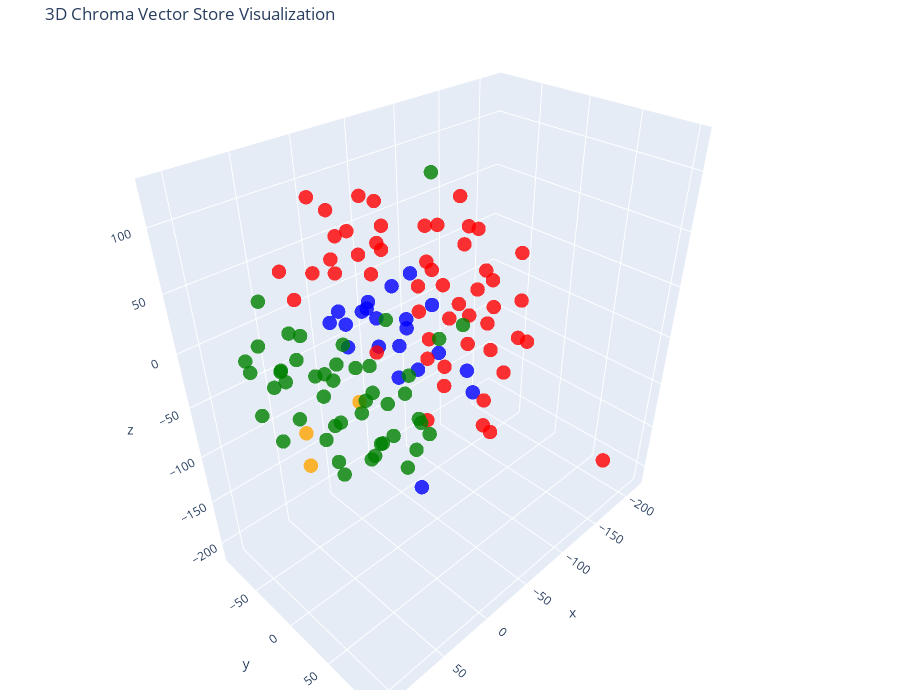

Notebook source saved alongside this figure:
### Code cell
# Visualize this in 3D 
tsne = TSNE(n_components=3, random_state=42)
reduced_vectors = tsne.fit_transform(vectors)

# Create the 3D scatter plot
fig = go.Figure(data=[go.Scatter3d(
    x=reduced_vectors[:, 0],
    y=reduced_vectors[:, 1],
    z=reduced_vectors[:, 2],
    mode='markers',
    marker=dict(size=5, color=colors, opacity=0.8),
    text=[f"Type: {t}<br>Text: {d[:100]}..." for t, d in zip(doc_types, documents)],
    hoverinfo='text'
)])

fig.update_layout(
    title='3D Chroma Vector Store Visualization',
    scene=dict(xaxis_title='x', yaxis_title='y', zaxis_title='z'),
    width=900,
    height=700,
    margin=dict(r=20, b=10, l=10, t=40)
)

fig.show()

### Figure 1 — Plotly figure (JSON) as saved in the notebook; plotly's stock layout.template omitted (floating-point values rounded to 4 significant figures)
{"data": [{"hoverinfo": "text", "marker": {"color": ["blue", "blue", "blue", "blue", "blue", "blue", "blue", "blue", "blue", "blue", "blue", "blue", "blue", "blue", "blue", "blue", "blue", "blue", "blue", "blue", "blue", "red", "red", "red", "red", "red", "red", "red", "red", "red", "red", "red", "red", "red", "red", "red", "red", "red", "red", "red", "red", "red", "red", "red", "red", "red", "red", "red", "red", "red", "red", "red", "red", "red", "red", "red", "red", "red", "red", "red", "red", "red", "red", "red", "red", "red", "red", "red", "red", "red", "red", "red", "red", "orange", "orange", "orange", "green", "green", "green", "green", "green", "green", "green", "green", "green", "green", "green", "green", "green", "green", "green", "green", "green", "green", "green", "green", "green", "green", "green", "green", "green", "green", "green", "green", "green", "green", "green", "green", "green", "green", "green", "green", "green", "green", "green", "green", "green", "green", "green", "green", "green", "green", "green"], "opacity": 0.8, "size": 5}, "mode": "markers", "text": ["Type: products<br>Text: # Product Summary\n\n# Rellm: AI-Powered Enterprise Reinsurance Solution\n\n## Summary\n\nRellm is an inno...", "Type: products<br>Text: ### Seamless Integrations\nRellm's architecture is designed for effortless integration with existing ...", "Type: products<br>Text: ### Regulatory Compliance Tools\nRellm includes built-in compliance tracking features to help organiz...", "Type: products<br>Text: Join the growing number of organizations leveraging Rellm to enhance their reinsurance processes whi...", "Type: products<br>Text: Experience the future of reinsurance with Rellm, where innovation meets reliability. Let Insurellm h...", "Type: products<br>Text: # Product Summary\n\n# Markellm\n\n## Summary\n\nMarkellm is an innovative two-sided marketplace designed ...", "Type: products<br>Text: - **User-Friendly Interface**: Designed with user experience in mind, Markellm features an intuitive...", "Type: products<br>Text: - **Customer Support**: Our dedicated support team is always available to assist both consumers and ...", "Type: products<br>Text: ### For Insurance Companies:\n- **Basic Listing Fee**: $199/month for a featured listing on the platf...", "Type: products<br>Text: ### Q3 2025\n- Initiate a comprehensive marketing campaign targeting both consumers and insurers to i...", "Type: products<br>Text: # Product Summary\n\n# Homellm\n\n## Summary\nHomellm is an innovative home insurance product developed b...", "Type: products<br>Text: ### 2. Dynamic Pricing Model\nWith Homellm's innovative dynamic pricing model, insurance providers ca...", "Type: products<br>Text: ### 5. Multi-Channel Integration\nHomellm seamlessly integrates into existing insurance platforms, pr...", "Type: products<br>Text: - **Basic Tier:** Starting at $5,000/month for small insurers with basic integration features.\n- **S...", "Type: products<br>Text: All tiers include a comprehensive training program and ongoing updates to ensure optimal performance...", "Type: products<br>Text: With Homellm, Insurellm is committed to transforming the landscape of home insurance, ensuring both ...", "Type: products<br>Text: # Product Summary\n\n# Carllm\n\n## Summary\n\nCarllm is an innovative auto insurance product developed by...", "Type: products<br>Text: - **Instant Quoting**: With Carllm, insurance companies can offer near-instant quotes to customers, ...", "Type: products<br>Text: - **Mobile Integration**: Carllm is designed to work seamlessly with mobile applications, providing ...", "Type: products<br>Text: - **Professional Tier**: $2,500/month\n  - For medium-sized companies.\n  - All Basic Tier features pl...", "Type: products<br>Text: ### Q2 2025: Customer Experience Improvements\n- Launch of a new **mobile app** for end-users.\n- Intr...", "Type: contracts<br>Text: # Contract with GreenField Holdings for Markellm\n\n**Effective Date:** November 15, 2023  \n**Contract...", "Type: contracts<br>Text: ## Renewal\n1. **Automatic Renewal**: This contract will automatically renew for sequential one-year ...", "Type: contracts<br>Text: ## Features\n1. **AI-Powered Matching**: Access to advanced algorithms that connect GreenField Holdin...", "Type: contracts<br>Text: ## Support\n1. **Customer Support Access**: The Client will have access to dedicated support through ...", "Type: contracts<br>Text: **Signatures:**  \n_________________________                           _________________________  \n**...", "Type: contracts<br>Text: # Contract with Apex Reinsurance for Rellm: AI-Powered Enterprise Reinsurance Solution\n\n## Terms\n\n1....", "Type: contracts<br>Text: ## Renewal\n\n1. **Automatic Renewal**: This Agreement will automatically renew for successive one-yea...", "Type: contracts<br>Text: 2. **Seamless Integrations**: The architecture of Rellm allows for easy integration with existing sy...", "Type: contracts<br>Text: 1. **Technical Support**: Provider shall offer dedicated technical support to the Client via phone, ...", "Type: contracts<br>Text: **Insurellm, Inc.**  \n_____________________________  \nAuthorized Signature   \nDate: ________________...", "Type: contracts<br>Text: # Contract with Greenstone Insurance for Homellm\n\n---\n\n## Terms\n\n1. **Parties**: This Contract (\"Agr...", "Type: contracts<br>Text: 4. **Payment Terms**: \n   - The Customer shall pay an amount of $10,000 per month for the Standard T...", "Type: contracts<br>Text: ---\n\n## Features\n\n- **AI-Powered Risk Assessment**: Customer will have access to enhanced risk evalu...", "Type: contracts<br>Text: - **Customer Portal**: A dedicated portal will be provided, allowing the Customer's clients to manag...", "Type: contracts<br>Text: ______________________________  \n[Name], [Title]  \nDate: ______________________\n\n**For Greenstone In...", "Type: contracts<br>Text: # Contract with Roadway Insurance Inc. for Carllm\n\n---\n\n## Terms\n\n1. **Agreement Effective Date**: T...", "Type: contracts<br>Text: ---\n\n## Renewal\n\n1. **Automatic Renewal**: This agreement will automatically renew for an additional...", "Type: contracts<br>Text: ---\n\n## Features\n\n1. **Access to Core Features**: Roadway Insurance Inc. will have access to all Pro...", "Type: contracts<br>Text: ---\n\n## Support\n\n1. **Technical Support**: Roadway Insurance Inc. will receive priority technical su...", "Type: contracts<br>Text: # Contract with Stellar Insurance Co. for Rellm\n\n## Terms\nThis contract is made between **Insurellm*...", "Type: contracts<br>Text: ### Termination\nEither party may terminate this agreement with a **30-day written notice**. In the e...", "Type: contracts<br>Text: ## Features\nStellar Insurance Co. will receive access to the following features of the Rellm product...", "Type: contracts<br>Text: ## Support\nInsurellm provides Stellar Insurance Co. with the following support services:\n\n- **24/7 T...", "Type: contracts<br>Text: # Contract with TechDrive Insurance for Carllm\n\n**Contract Date:** October 1, 2024  \n**Contract Dura...", "Type: contracts<br>Text: ## Renewal\n\n1. **Automatic Renewal**: This contract shall automatically renew for additional one-yea...", "Type: contracts<br>Text: ## Support\n\n1. **Customer Support**: Insurellm will provide 24/7 customer support to TechDrive Insur...", "Type: contracts<br>Text: **TechDrive Insurance Representative:**  \nName: Sarah Johnson  \nTitle: Operations Director  \nDate: _...", "Type: contracts<br>Text: # Contract with Belvedere Insurance for Markellm\n\n## Terms\nThis Contract (\"Agreement\") is made and e...", "Type: contracts<br>Text: ## Renewal\n1. **Renewal Terms**: This Agreement may be renewed for additional one-year terms upon mu...", "Type: contracts<br>Text: ## Features\n1. **AI-Powered Matching**: Belvedere Insurance will benefit from Markellm's AI-powered ...", "Type: contracts<br>Text: ## Support\n1. **Technical Support**: Technical support will be available from 9 AM to 7 PM EST, Mond...", "Type: contracts<br>Text: **Belvedere Insurance**  \nSignature: ______________________  \nName: [Authorized Signatory]  \nTitle: ...", "Type: contracts<br>Text: # Contract with Velocity Auto Solutions for Carllm\n\n**Contract Date:** October 1, 2023  \n**Contract ...", "Type: contracts<br>Text: ## Renewal\n\n1. **Automatic Renewal**: This contract will automatically renew for successive 12-month...", "Type: contracts<br>Text: ## Support\n\n1. **Customer Support**: Velocity Auto Solutions will have access to Insurellm’s custome...", "Type: contracts<br>Text: # Contract with GreenValley Insurance for Homellm\n\n**Contract Date:** October 6, 2023  \n**Contract N...", "Type: contracts<br>Text: 4. **Confidentiality:** Both parties agree to maintain the confidentiality of proprietary informatio...", "Type: contracts<br>Text: 1. **AI-Powered Risk Assessment:** Access to advanced AI algorithms for real-time risk evaluations.\n...", "Type: contracts<br>Text: 3. **Regular Updates:** Insurellm will offer ongoing updates and enhancements to the Homellm platfor...", "Type: contracts<br>Text: # Contract with EverGuard Insurance for Rellm: AI-Powered Enterprise Reinsurance Solution\n\n**Contrac...", "Type: contracts<br>Text: 4. **Usage Rights**: EverGuard Insurance is granted a non-exclusive, non-transferable license to acc...", "Type: contracts<br>Text: 1. **Core Functionality**: Rellm provides EverGuard Insurance with advanced AI-driven analytics, sea...", "Type: contracts<br>Text: 1. **Customer Support**: Insurellm will provide EverGuard Insurance with 24/7 customer support, incl...", "Type: contracts<br>Text: ---\n\n**Signatures**  \n**For Insurellm**: __________________________  \n**Name**: John Smith  \n**Title...", "Type: contracts<br>Text: # Contract with BrightWay Solutions for Markellm\n\n**Contract Date:** October 5, 2023  \n**Contract ID...", "Type: contracts<br>Text: 3. **Service Level Agreement (SLA):**  \n   Insurellm commits to a 99.9% uptime for the platform with...", "Type: contracts<br>Text: 2. **Real-Time Quote Availability:**  \n   Consumers sourced via BrightWay Solutions will receive rea...", "Type: contracts<br>Text: 3. **Training and Onboarding:**  \n   Insurellm agrees to provide one free training session on how to...", "Type: contracts<br>Text: # Contract with Pinnacle Insurance Co. for Homellm\n\n## Terms\nThis contract (\"Contract\") is entered i...", "Type: contracts<br>Text: ## Renewal\n1. **Renewal Terms**: At the end of the initial term, this Contract shall automatically r...", "Type: contracts<br>Text: ## Features\n1. **AI-Powered Risk Assessment**: Utilized for tailored underwriting decisions specific...", "Type: contracts<br>Text: ## Support\n1. **Technical Support**: Insurellm shall provide 24/7 technical support via an email and...", "Type: company<br>Text: # Overview of Insurellm\n\nInsurellm is an innovative insurance tech firm with 200 employees across th...", "Type: company<br>Text: # Careers at Insurellm\n\nInsurellm is hiring! We are looking for talented software engineers, data sc...", "Type: company<br>Text: # About Insurellm\n\nInsurellm was founded by Avery Lancaster in 2015 as an insurance tech startup des...", "Type: employees<br>Text: # HR Record\n\n# Alex Chen\n\n## Summary\n- **Date of Birth:** March 15, 1990  \n- **Job Title:** Backend ...", "Type: employees<br>Text: ## Annual Performance History\n- **2020:**  \n  - Completed onboarding successfully.  \n  - Met expecta...", "Type: employees<br>Text: ## Compensation History\n- **2020:** Base Salary: $80,000  \n- **2021:** Base Salary Increase to $90,0...", "Type: employees<br>Text: Alex Chen continues to be a vital asset at Insurellm, contributing significantly to innovative backe...", "Type: employees<br>Text: # HR Record\n\n# Oliver Spencer\n\n## Summary\n- **Date of Birth**: May 14, 1990  \n- **Job Title**: Backe...", "Type: employees<br>Text: ## Annual Performance History\n- **2018**: **3/5** - Adaptable team player but still learning to take...", "Type: employees<br>Text: ## Compensation History\n- **March 2018**: Initial salary of $80,000.\n- **July 2019**: Salary increas...", "Type: employees<br>Text: # HR Record\n\n# Emily Tran\n\n## Summary\n- **Date of Birth:** March 18, 1991  \n- **Job Title:** Digital...", "Type: employees<br>Text: - **January 2017 - May 2018**: Marketing Intern  \n  - Supported the Marketing team by collaborating ...", "Type: employees<br>Text: - **2021**:  \n  - Performance Rating: Meets Expectations  \n  - Key Achievements: Contributed to the ...", "Type: employees<br>Text: - **Professional Development Goals**:  \n  - Emily Tran aims to become a Marketing Manager within the...", "Type: employees<br>Text: # HR Record\n\n# Jordan Blake\n\n## Summary\n- **Date of Birth:** March 15, 1993  \n- **Job Title:** Sales...", "Type: employees<br>Text: ## Annual Performance History\n- **2021:** First year at Insurellm; achieved 90% of monthly targets. ...", "Type: employees<br>Text: ## Other HR Notes\n- Jordan has shown an interest in continuing education, actively participating in ...", "Type: employees<br>Text: # Avery Lancaster\n\n## Summary\n- **Date of Birth**: March 15, 1985  \n- **Job Title**: Co-Founder & Ch...", "Type: employees<br>Text: - **2010 - 2013**: Business Analyst at Edge Analytics  \n  Prior to joining Innovate, Avery worked as...", "Type: employees<br>Text: - **2018**: **Exceeds Expectations**  \n  Under Avery’s pivoted vision, Insurellm launched two new su...", "Type: employees<br>Text: - **2022**: **Satisfactory**  \n  Avery focused on rebuilding team dynamics and addressing employee c...", "Type: employees<br>Text: ## Compensation History\n- **2015**: $150,000 base salary + Significant equity stake  \n- **2016**: $1...", "Type: employees<br>Text: ## Other HR Notes\n- **Professional Development**: Avery has actively participated in leadership trai...", "Type: employees<br>Text: # HR Record\n\n# Maxine Thompson\n\n## Summary\n- **Date of Birth:** January 15, 1991  \n- **Job Title:** ...", "Type: employees<br>Text: ## Insurellm Career Progression\n- **January 2017 - October 2018**: **Junior Data Engineer**  \n  * Ma...", "Type: employees<br>Text: ## Annual Performance History\n- **2017**: *Meets Expectations*  \n  Maxine showed potential in her ro...", "Type: employees<br>Text: - **2021**: *Exceeds Expectations*  \n  Maxine spearheaded the transition to a new data warehousing s...", "Type: employees<br>Text: ## Compensation History\n- **2017**: $70,000 (Junior Data Engineer)  \n- **2018**: $75,000 (Junior Dat...", "Type: employees<br>Text: # Samantha Greene\n\n## Summary\n- **Date of Birth:** October 14, 1990\n- **Job Title:** HR Generalist\n-...", "Type: employees<br>Text: ## Annual Performance History\n- **2020:** Exceeds Expectations  \n  Samantha Greene demonstrated exce...", "Type: employees<br>Text: ## Compensation History\n- **2020:** Base Salary - $55,000  \n  The entry-level salary matched industr...", "Type: employees<br>Text: - **2023:** Base Salary - $70,000  \n  Recognized for substantial improvement in employee relations m...", "Type: employees<br>Text: # HR Record\n\n# Alex Thomson\n\n## Summary\n- **Date of Birth:** March 15, 1995  \n- **Job Title:** Sales...", "Type: employees<br>Text: ## Annual Performance History  \n- **2022** - Rated as \"Exceeds Expectations.\" Alex Thomson achieved ...", "Type: employees<br>Text: ## Other HR Notes\n- Alex Thomson is an active member of the Diversity and Inclusion committee at Ins...", "Type: employees<br>Text: # HR Record\n\n# Samuel Trenton\n\n## Summary\n- **Date of Birth:** April 12, 1989  \n- **Job Title:** Sen...", "Type: employees<br>Text: ## Annual Performance History\n- **2023:** Rating: 4.5/5  \n  *Samuel exceeded expectations, successfu...", "Type: employees<br>Text: ## Compensation History\n- **2023:** Base Salary: $115,000 + Bonus: $15,000  \n  *Annual bonus based o...", "Type: employees<br>Text: - **Engagement in Company Culture:** Regularly participates in team-building events and contributes ...", "Type: employees<br>Text: # HR Record\n\n# Alex Harper\n\n## Summary\n- **Date of Birth**: March 15, 1993  \n- **Job Title**: Sales ...", "Type: employees<br>Text: ## Annual Performance History  \n- **2021**:  \n  - **Performance Rating**: 4.5/5  \n  - **Key Achievem...", "Type: employees<br>Text: - **2022**:  \n  - **Base Salary**: $65,000 (Promotion to Senior SDR)  \n  - **Bonus**: $13,000 (20% o...", "Type: employees<br>Text: # HR Record\n\n# Jordan K. Bishop\n\n## Summary\n- **Date of Birth:** March 15, 1990\n- **Job Title:** Fro...", "Type: employees<br>Text: ## Annual Performance History\n- **2019:** Exceeds Expectations - Continuously delivered high-quality...", "Type: employees<br>Text: ## Compensation History\n- **June 2018:** Starting Salary - $85,000\n- **June 2019:** Salary Increase ...", "Type: employees<br>Text: ## Other HR Notes\n- Jordan K. Bishop has been an integral part of club initiatives, including the In...", "Type: employees<br>Text: # HR Record\n\n# Emily Carter\n\n## Summary\n- **Date of Birth:** August 12, 1990  \n- **Job Title:** Acco...", "Type: employees<br>Text: - **2017-2019:** Marketing Intern  \n  - Assisted with market research and campaign development for s...", "Type: employees<br>Text: ## Compensation History\n| Year | Base Salary | Bonus         | Total Compensation |\n|------|--------...", "Type: employees<br>Text: Emily Carter exemplifies the kind of talent that drives Insurellm's success and is an invaluable ass..."], "type": "scatter3d", "x": [-30.58, -65.94, -54.94, 4.575, -52.99, 37.69, 39.98, -43.78, 18.86, 29.06, -21.81, -20.62, -43.05, -68.12, 5.447, -35.44, 59.85, 66.11, 48.1, 32.83, 33.88, -89.53, -31.63, 6.883, -94.64, -75.97, -51.83, 28.8, -81.87, -42.15, -55.47, 34.05, -92.65, -216.5, -57.06, -83.3, 6.987, -3.62, -32.12, 13.44, -51.47, -26.53, -15.25, -29.16, 5.089, 6.932, 56.5, 20.7, -2.104, -46.53, 9.15, -49.18, -75.56, 32.68, 19.58, 66.69, -86.0, -90.2, -10.37, -60.28, -36.63, -11.77, -28.46, -86.23, -37.06, -27.76, -17.64, 11.22, -32.0, -82.26, -26.17, -2.647, 20.28, 67.43, 72.91, 50.54, 40.1, -10.48, 24.62, -62.83, 65.25, -10.63, -39.35, 60.88, -24.17, -31.34, 104.6, 56.19, 29.69, 33.73, 69.04, 81.82, 93.22, 108.0, -13.5, 51.62, -45.52, 45.77, -19.63, -28.7, -3.522, 75.65, 2.17, 30.95, 58.94, -95.73, 6.76, -80.38, 90.97, 5.324, -2.2, 20.38, 61.11, 8.998, 30.78, 76.33, 7.344, -0.5372, 57.51, 55.78, -8.755, 36.32, 94.82], "y": [-28.46, -46.2, -9.33, -22.41, -38.14, 54.48, 76.0, 46.51, 42.82, 25.0, -38.42, -10.78, 10.07, 17.19, -50.78, -64.81, 13.92, 39.99, 38.55, 69.25, -3.982, -8.054, -38.71, 102.8, -43.41, 18.69, -11.78, 71.85, -24.29, 77.62, 28.23, -15.32, 57.69, 68.05, 51.38, -7.355, -30.35, -58.98, -69.23, 2.977, 41.66, 47.19, 28.32, 53.84, -0.5386, -6.146, -30.0, 22.73, -90.83, -63.59, 68.77, 83.31, 61.2, -16.55, -30.97, -27.72, 25.86, 24.13, 48.76, 25.77, 9.868, 21.7, 3.973, -48.56, 2.703, 79.65, 82.04, 75.17, 66.6, 57.93, -56.2, 94.51, -55.55, -19.11, -10.59, 26.74, -39.95, -82.28, 0.2684, -75.99, -41.71, -70.62, 7.238, -71.21, 1.806, -2.106, 10.0, -75.48, -80.12, -79.97, 11.34, -18.08, 0.6285, -16.46, 19.88, -10.52, -28.87, -45.02, -48.37, -58.11, 13.23, 30.77, -38.97, 38.23, 46.65, -14.16, 25.07, -27.49, -37.89, -31.1, -6.39, -49.02, 15.45, -4.177, 14.89, -72.17, -63.88, 43.09, -87.98, -44.67, -23.61, -17.97, 47.15], "z": [24.41, 15.11, 5.429, 19.39, -19.5, 15.76, 34.31, -44.53, 40.71, 22.32, -5.077, -17.68, -24.93, -51.25, 7.542, -6.9, 50.29, 46.62, 66.68, -77.21, 29.37, 46.27, 71.07, 6.34, 49.34, 72.96, 43.77, -15.64, 6.518, -8.974, 85.08, 111.7, -15.37, -211.8, -9.125, 88.33, 82.61, 65.23, 35.86, -0.7748, 41.39, 42.15, 9.348, 10.73, 83.29, 57.86, 47.8, 92.15, 22.51, 78.44, 17.39, 20.29, 68.96, 75.13, 53.89, 74.52, 29.17, 2.796, -19.56, 8.791, 50.81, 51.93, 16.5, -80.58, 83.05, -55.2, 45.7, 59.2, 73.79, 26.13, 91.0, -25.24, 104.2, -91.2, -50.17, -12.81, -30.65, -65.95, -40.61, -41.24, -23.93, -40.08, 123.1, 31.02, -119.0, -91.78, -26.11, -51.85, -40.37, -13.01, -6.529, 7.004, 21.15, 28.4, -72.88, -7.625, -68.27, 6.443, -55.13, -93.25, -42.13, -49.9, -41.45, -48.54, -48.09, -33.5, -104.0, -46.67, -39.18, -81.41, -62.26, -96.6, -81.77, -95.91, -82.69, -25.34, -64.2, -62.77, -17.71, -66.5, -118.0, -65.66, -8.068]}], "layout": {"height": 700, "margin": {"b": 10, "l": 10, "r": 20, "t": 40}, "scene": {"xaxis": {"title": {"text": "x"}}, "yaxis": {"title": {"text": "y"}}, "zaxis": {"title": {"text": "z"}}}, "title": {"text": "3D Chroma Vector Store Visualization"}, "width": 900}}
